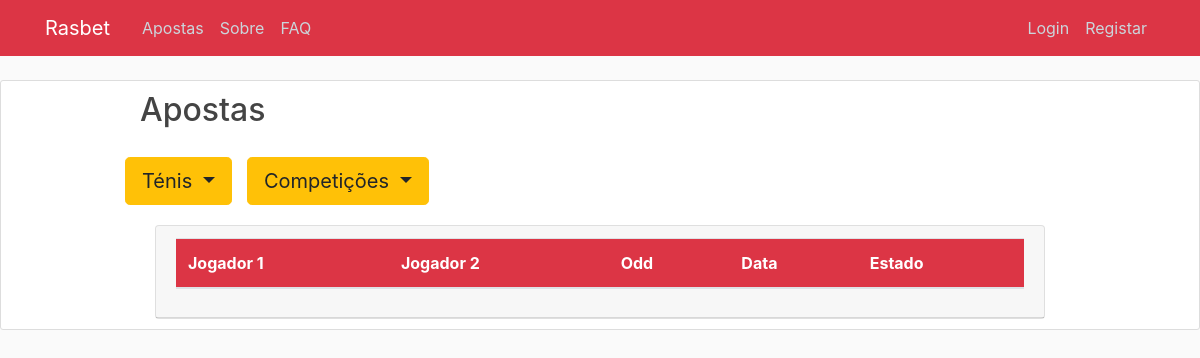
Before: /bets/2/-1 with the older database file.
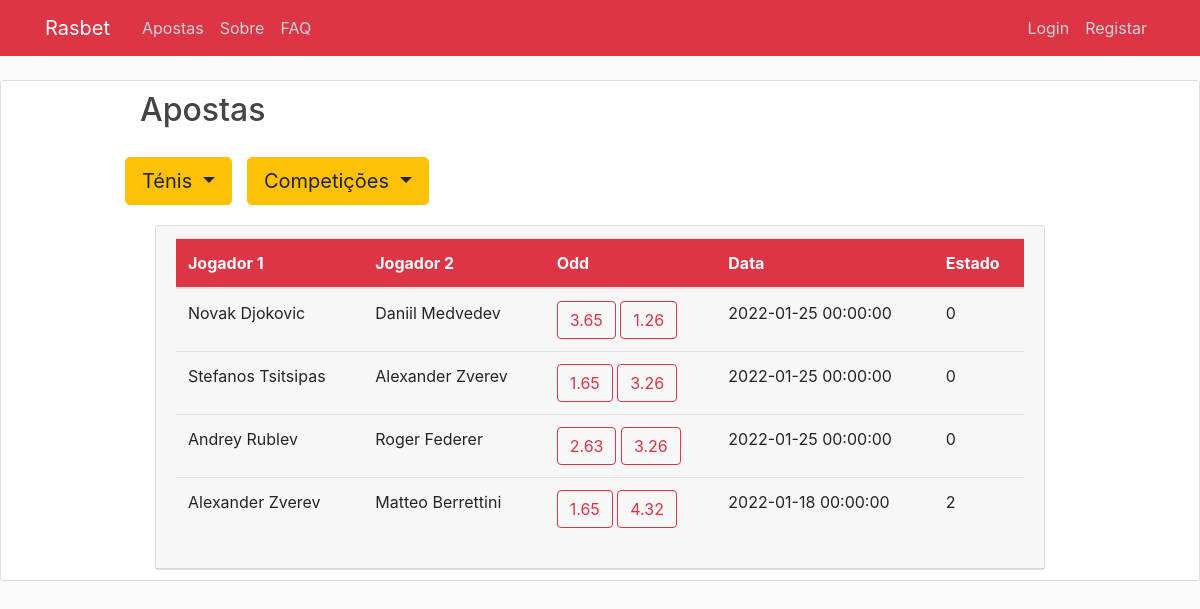
After: the same page with the newer database file.
### rasbet/models.py (models this page shows, shortened)
class Sport(db.Model):
    id = db.Column(db.Integer, primary_key = True, autoincrement=True)
    name = db.Column(db.String(120), unique = True, nullable = False)
    competitions = db.relationship("Competition")

class Event(db.Model):
    id = db.Column(db.Integer, primary_key = True, autoincrement=True)
    name = db.Column(db.String(50), nullable=False)
    start_date = db.Column(db.DateTime, nullable = False)
    state = db.Column(db.String(20), unique = False, nullable = False)
    competition_id = db.Column(db.Integer, db.ForeignKey('competition.id' ), nullable=False)
    odds = db.relationship("Odd")

class Participant(db.Model):
    id = db.Column(db.Integer, primary_key = True, autoincrement=True)
    name = db.Column(db.String(120), unique = True, nullable = False)
    odds = db.relationship("Odd")

class Odd(db.Model):
    id = db.Column(db.Integer, primary_key = True, autoincrement=True)
    value = db.Column(db.Float, unique = False, nullable = False)
    participant_id = db.Column(db.Integer, db.ForeignKey('participant.id' ), nullable = True)
    event_id = db.Column(db.Integer, db.ForeignKey('event.id' ), nullable=False)
    bo = db.relationship("BetOdd")

### rasbet/routes.py (the view)
@app.route("/bets/<sport_id>/<competition_id>")
def bets(sport_id, competition_id):
    balance = None
    symbol = None
    if current_user.is_authenticated:
        balance = round(Wallet.query.filter_by(user_id=current_user.id,currency_id=current_user.currency_fav).first().balance, 2)
        symbol = Currency.query.filter_by(id=current_user.currency_fav).first().symbol
    competition_name = None
    sports = Sport.query.all()
    events = []
    e = []
    sport_name = Sport.query.filter_by(id=sport_id).first().name
    competitions = Competition.query.filter_by(sport_id=sport_id).all()
    if competition_id == "-1":
        for c in competitions:
            e += Event.query.filter_by(competition_id=c.id).all()
    else:
        competition_name = Competition.query.filter_by(id=competition_id).first().name
        e = Event.query.filter_by(competition_id=competition_id).all()
    for ee in e:
        odd = Odd.query.filter_by(event_id=ee.id).all()
        p = []
        for o in odd:
            p.append(Participant.query.filter_by(id=o.participant_id).first())
        events.append([ee, odd, p])
    if current_user.is_authenticated:
        return render_template('bets_logged_in.html', title='Bets',
                               sport_id=sport_id, sport_name=sport_name, sports = sports,
                               competition_id=competition_id, competition_name=competition_name, competitions=competitions,
                               events = events, balance=balance, symbol=symbol)
    else:
        return render_template('bets_logged_out.html', title='Bets',
                               sport_id=sport_id, sport_name=sport_name, sports = sports,
                               competition_id=competition_id, competition_name=competition_name, competitions=competitions,
                               events = events, balance=balance, symbol=symbol)

### rasbet/templates/bets_logged_out.html (shortened to what this page needs)
{% extends "layout.html" %}
{% block content %}
<div class="col-md-10 mx-auto">
    <div class="content-wrapper">
        <h2>Apostas</h2>
        <section class="content-header" style="padding-top:20px ">
            <div class="row">
                <div class="col-2.5" style="align-self: flex-end;">
                    <div big class="dropdown">
                        <button class="btn btn-warning dropdown-toggle btn-lg" type="button" id="dropdownMenuButton"
                            data-toggle="dropdown" aria-haspopup="true" aria-expanded="false">
                            {{ sport_name }}
                        </button>
                    </div>
                </div>
                <div class="col-3" style="align-self: flex-end;">
                    <div big class="dropdown">
                        <button class="btn btn-warning dropdown-toggle btn-lg" type="button" id="dropdownMenuButton"
                            data-toggle="dropdown" aria-haspopup="true" aria-expanded="false">
                            {% if competition_id != "-1" %}
                            {{ competition_name }}
                            {% else %}
                            Competições
                            {% endif %}
                        </button>
                    </div>
                </div>
            </div>
        </section>
        <section class="content" style="padding-top:20px ">
            <div class="container-fluid">
                <div class="row-2">
                    <div class="card">
                        <div class="card-header">
                            <table class="table" size="padding: 8em">
                                {% if sport_id == "0" %}
                                <thead class="p-3 mb-2 bg-danger text-white">
                                    <tr>
                                        <th scope="col">Equipa 1</th>
                                        <th scope="col">Equipa 2</th>
                                        <th>Odd</th>
                                        <th scope="col">Data</th>
                                        <th scope="col">Estado</th>
                                    </tr>
                                </thead>
                                <tbody>
                                    {% for ee, odd, p in events %}
                                    <tr>
                                        <td>{{ p[0].name }}</td>
                                        <td>{{ p[2].name }}</td>
                                        <td>
                                            <button type="button" class="btn btn-outline-danger">
                                                {{ odd[0].value }}
                                            </button>
                                            <button type="button" class="btn btn-outline-danger">
                                                {{ odd[1].value }}
                                            </button>
                                            <button type="button" class="btn btn-outline-danger">
                                                {{ odd[2].value }}
                                            </button>
                                        </td>
                                        <td>{{ ee.start_date }}</td>
                                        <td>{{ ee.state }}</td>
                                    </tr>
                                    {% endfor %}
                                </tbody>
                                {% elif sport_id == "2" %}
                                <thead class="p-3 mb-2 bg-danger text-white">
                                    <tr>
                                        <th scope="col">Jogador 1</th>
                                        <th scope="col">Jogador 2</th>
                                        <th>Odd</th>
                                        <th scope="col">Data</th>
                                        <th scope="col">Estado</th>
                                    </tr>
                                </thead>
                                <tbody>
                                    {% for ee, odd, p in events %}
                                    <tr>
                                        <td>{{ p[0].name }}</td>
                                        <td>{{ p[1].name }}</td>
                                        <td>
                                            <button type="button" class="btn btn-outline-danger">
                                                {{ odd[0].value }}
                                            </button>
                                            <button type="button" class="btn btn-outline-danger">
                                                {{ odd[1].value }}
                                            </button>
                                        </td>
                                        <td>{{ ee.start_date }}</td>
                                        <td>{{ ee.state }}</td>
                                    </tr>
                                    {% endfor %}
                                </tbody>
                                {% endif %}
                            </table>
                        </div>
                    </div>
                </div>
            </div>
        </section>
    </div>
</div>
{% endblock %}>

### rasbet/templates/layout.html (shortened to what this page needs)
<!DOCTYPE html>
<html lang="en">
  <head>
    <link rel="stylesheet" href="https://stackpath.bootstrapcdn.com/bootstrap/4.3.1/css/bootstrap.min.css">
    <link rel="stylesheet" type="text/css" href="{{ url_for('static',filename='main.css')}}">
  </head>
  <body>
    <header class="site-header">
        <nav class="navbar navbar-expand-md navbar-dark bg-danger fixed-top">
          <div class="container">
            <a class="navbar-brand mr-4" href="/">Rasbet</a>
            <div class="collapse navbar-collapse" id="navbarToggle">
              <div class="navbar-nav mr-auto">
                <a class="nav-item nav-link" href="{{ url_for('bets', sport_id=0, competition_id=-1) }}">Apostas</a>
                <a class="nav-item nav-link" href="{{ url_for('about') }}">Sobre</a>
                <a class="nav-item nav-link" href="{{ url_for('faq') }}">FAQ</a>
              </div>
              <div class="navbar-nav">
                {% if current_user.is_authenticated %}
                <a class="nav-item nav-link">Saldo: {{ balance }} {{ symbol }}</a>
                <a class="nav-item nav-link" href="{{ url_for('account') }}">Conta</a>
                <a class="nav-item nav-link" href="{{ url_for('logout') }}">Logout</a>
                {% else %}
                <a class="nav-item nav-link" href="{{ url_for('login') }}">Login</a>
                <a class="nav-item nav-link" href="{{ url_for('register') }}">Registar</a>
                {% endif %}
              </div>
            </div>
          </div>
        </nav>
    </header>
    <main role="main" class="content-section">
      <div class="container">
      <div class="row">
            {% block content %}{% endblock %}
          </div>
    </div>
    </main>
  </body>
</html>

### rasbet/static/main.css (style rules this page uses)
body { background: #fafafa; color: #333333; margin-top: 5rem; }
h1, h2, h3, h4, h5, h6 { color: #444444; }
.site-header .navbar-nav .nav-link { color: #cbd5db; }
.content-section { background: #ffffff; padding: 10px 20px; border: 1px solid #dddddd; border-radius: 3px; margin-bottom: 20px; }

Changed rows visible on the page:
added Event: name "Novak Djokovic", name "Daniil Medvedev", value "3.65", value "1.26", start_date "2022-01-25 00:00:00", state "0"
added Event: name "Stefanos Tsitsipas", name "Alexander Zverev", value "1.65", value "3.26", start_date "2022-01-25 00:00:00", state "0"
added Event: name "Andrey Rublev", name "Roger Federer", value "2.63", value "3.26", start_date "2022-01-25 00:00:00", state "0"
added Event: name "Alexander Zverev", name "Matteo Berrettini", value "1.65", value "4.32", start_date "2022-01-18 00:00:00", state "2"
